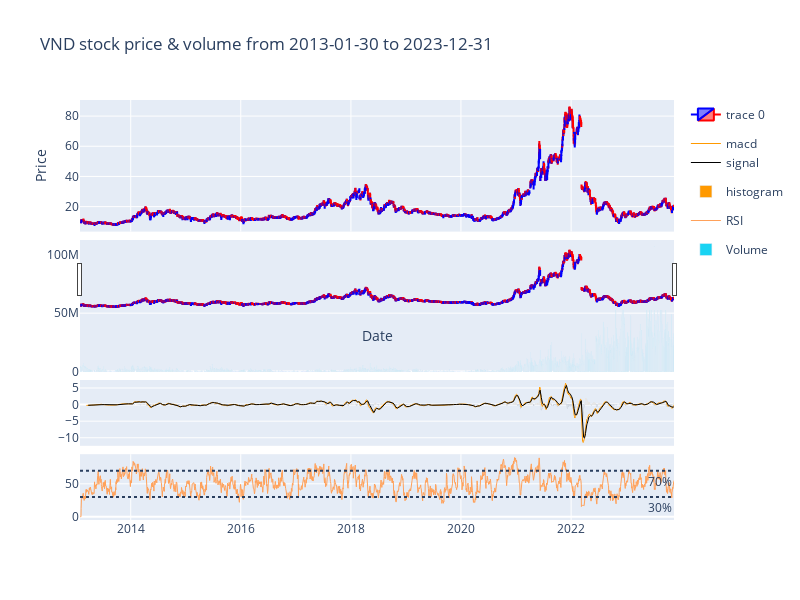

This figure's notebook cell:
### Code cell
start="2013-01-30"
end="2023-12-31"

pl.vnquant_candle_stick(
    data='VND',
    title=f'VND symbol from {start} to {end}',
    xlab='Date', ylab='Price',
    start_date= start,
    end_date=end,
    data_source='VND',
    show_advanced=['volume', 'macd', 'rsi']
)

### Figure 1 — Plotly figure (JSON) as saved in the notebook; plotly's stock layout.template omitted (floating-point values rounded to 4 significant figures; data arrays with more than 128 entries replaced by an {"elided": "..."} marker saying what was removed)
{"data": [{"close": {"elided": "2681 float values"}, "decreasing": {"line": {"color": "red"}}, "high": {"elided": "2681 float values"}, "increasing": {"line": {"color": "blue"}}, "low": {"elided": "2681 float values"}, "open": {"elided": "2681 float values"}, "type": "candlestick", "x": {"elided": "2681 str values"}, "xaxis": "x", "yaxis": "y"}, {"legendgroup": "2", "line": {"color": "#ff9900", "width": 1}, "name": "macd", "showlegend": true, "type": "scatter", "x": {"elided": "2681 str values"}, "xaxis": "x3", "y": {"elided": "2681 float values"}, "yaxis": "y3"}, {"legendgroup": "2", "line": {"color": "#000000", "width": 1}, "name": "signal", "showlegend": true, "type": "scatter", "x": {"elided": "2681 str values"}, "xaxis": "x3", "y": {"elided": "2681 float values"}, "yaxis": "y3"}, {"marker": {"color": {"elided": "2681 str values"}}, "name": "histogram", "type": "bar", "x": {"elided": "2681 str values"}, "xaxis": "x3", "y": {"elided": "2681 float values"}, "yaxis": "y3"}, {"line": {"width": 1}, "name": "RSI", "type": "scatter", "x": {"elided": "2681 str values"}, "xaxis": "x4", "y": {"elided": "2681 float values"}, "yaxis": "y4"}, {"name": "Volume", "type": "bar", "x": {"elided": "2681 str values"}, "xaxis": "x2", "y": {"elided": "2681 int values"}, "yaxis": "y2"}], "layout": {"annotations": [{"showarrow": false, "text": "70%", "x": 1, "xanchor": "right", "xref": "x4 domain", "y": 70, "yanchor": "top", "yref": "y4"}, {"showarrow": false, "text": "30%", "x": 1, "xanchor": "right", "xref": "x4 domain", "y": 30, "yanchor": "top", "yref": "y4"}], "height": 600, "shapes": [{"line": {"dash": "dot"}, "type": "line", "x0": 0, "x1": 1, "xref": "x4 domain", "y0": 70, "y1": 70, "yref": "y4"}, {"line": {"dash": "dot"}, "type": "line", "x0": 0, "x1": 1, "xref": "x4 domain", "y0": 30, "y1": 30, "yref": "y4"}], "showlegend": true, "title": {"text": "VND stock price & volume from 2013-01-30 to 2023-12-31"}, "width": 800, "xaxis": {"anchor": "y", "domain": [0, 1], "matches": "x4", "showticklabels": false, "title": {"text": "Date"}}, "xaxis2": {"anchor": "y2", "domain": [0, 1], "matches": "x4", "showticklabels": false}, "xaxis3": {"anchor": "y3", "domain": [0, 1], "matches": "x4", "showticklabels": false}, "xaxis4": {"anchor": "y4", "domain": [0, 1]}, "yaxis": {"anchor": "x", "domain": [0.6867, 1.0], "title": {"text": "Price"}}, "yaxis2": {"anchor": "x2", "domain": [0.3533, 0.6667]}, "yaxis3": {"anchor": "x3", "domain": [0.1767, 0.3333]}, "yaxis4": {"anchor": "x4", "domain": [0, 0.1567]}}}
